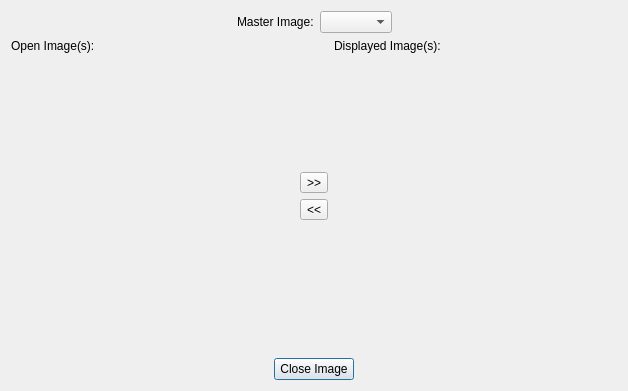
<?xml version="1.0" encoding="UTF-8"?>
<ui version="4.0">
 <class>ImageManagerDialogClass</class>
 <widget class="QDialog" name="ImageManagerDialogClass">
  <property name="geometry">
   <rect>
    <x>0</x>
    <y>0</y>
    <width>628</width>
    <height>391</height>
   </rect>
  </property>
  <property name="windowTitle">
   <string>ImageManagerDialog</string>
  </property>
  <layout class="QVBoxLayout" name="verticalLayout_4">
   <item>
    <layout class="QHBoxLayout" name="horizontalLayout">
     <item>
      <spacer name="horizontalSpacer">
       <property name="orientation">
        <enum>Qt::Horizontal</enum>
       </property>
       <property name="sizeHint" stdset="0">
        <size>
         <width>40</width>
         <height>20</height>
        </size>
       </property>
      </spacer>
     </item>
     <item>
      <widget class="QLabel" name="label_3">
       <property name="text">
        <string>Master Image:</string>
       </property>
      </widget>
     </item>
     <item>
      <widget class="QComboBox" name="masterImageComboBox"/>
     </item>
     <item>
      <spacer name="horizontalSpacer_2">
       <property name="orientation">
        <enum>Qt::Horizontal</enum>
       </property>
       <property name="sizeHint" stdset="0">
        <size>
         <width>40</width>
         <height>20</height>
        </size>
       </property>
      </spacer>
     </item>
    </layout>
   </item>
   <item>
    <layout class="QHBoxLayout" name="horizontalLayout_2">
     <item>
      <layout class="QVBoxLayout" name="verticalLayout_2">
       <item>
        <widget class="QLabel" name="label_2">
         <property name="text">
          <string>Open Image(s):</string>
         </property>
        </widget>
       </item>
       <item>
        <widget class="QWidget" name="openHolder" native="true">
         <property name="sizePolicy">
          <sizepolicy hsizetype="Expanding" vsizetype="Expanding">
           <horstretch>0</horstretch>
           <verstretch>0</verstretch>
          </sizepolicy>
         </property>
        </widget>
       </item>
      </layout>
     </item>
     <item>
      <layout class="QVBoxLayout" name="verticalLayout_3">
       <item>
        <spacer name="verticalSpacer">
         <property name="orientation">
          <enum>Qt::Vertical</enum>
         </property>
         <property name="sizeHint" stdset="0">
          <size>
           <width>20</width>
           <height>40</height>
          </size>
         </property>
        </spacer>
       </item>
       <item>
        <widget class="QToolButton" name="openToRegisteredButton">
         <property name="text">
          <string>&gt;&gt;</string>
         </property>
        </widget>
       </item>
       <item>
        <widget class="QToolButton" name="registerToOpenButton">
         <property name="text">
          <string>&lt;&lt;</string>
         </property>
        </widget>
       </item>
       <item>
        <spacer name="verticalSpacer_2">
         <property name="orientation">
          <enum>Qt::Vertical</enum>
         </property>
         <property name="sizeHint" stdset="0">
          <size>
           <width>20</width>
           <height>40</height>
          </size>
         </property>
        </spacer>
       </item>
      </layout>
     </item>
     <item>
      <layout class="QVBoxLayout" name="verticalLayout">
       <item>
        <widget class="QLabel" name="label">
         <property name="text">
          <string>&lt;font color='black'&gt;Displayed Image(s):&lt;/font&gt;</string>
         </property>
        </widget>
       </item>
       <item>
        <widget class="QWidget" name="displayedHolder" native="true">
         <property name="sizePolicy">
          <sizepolicy hsizetype="Expanding" vsizetype="Expanding">
           <horstretch>0</horstretch>
           <verstretch>0</verstretch>
          </sizepolicy>
         </property>
        </widget>
       </item>
      </layout>
     </item>
    </layout>
   </item>
   <item>
    <layout class="QHBoxLayout" name="horizontalLayout_3">
     <item>
      <spacer name="horizontalSpacer_3">
       <property name="orientation">
        <enum>Qt::Horizontal</enum>
       </property>
       <property name="sizeHint" stdset="0">
        <size>
         <width>40</width>
         <height>20</height>
        </size>
       </property>
      </spacer>
     </item>
     <item>
      <widget class="QPushButton" name="closeImageButton">
       <property name="text">
        <string>Close Image</string>
       </property>
      </widget>
     </item>
     <item>
      <spacer name="horizontalSpacer_4">
       <property name="orientation">
        <enum>Qt::Horizontal</enum>
       </property>
       <property name="sizeHint" stdset="0">
        <size>
         <width>40</width>
         <height>20</height>
        </size>
       </property>
      </spacer>
     </item>
    </layout>
   </item>
  </layout>
 </widget>
 <layoutdefault spacing="6" margin="11"/>
 <resources/>
 <connections/>
</ui>
